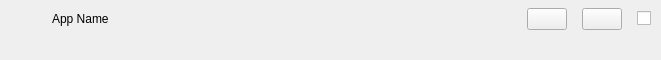
<?xml version="1.0" encoding="UTF-8"?>
<ui version="4.0">
 <class>StartupApp</class>
 <widget class="QWidget" name="StartupApp">
  <property name="geometry">
   <rect>
    <x>0</x>
    <y>0</y>
    <width>661</width>
    <height>60</height>
   </rect>
  </property>
  <property name="sizePolicy">
   <sizepolicy hsizetype="Expanding" vsizetype="Expanding">
    <horstretch>0</horstretch>
    <verstretch>0</verstretch>
   </sizepolicy>
  </property>
  <property name="minimumSize">
   <size>
    <width>0</width>
    <height>60</height>
   </size>
  </property>
  <property name="maximumSize">
   <size>
    <width>16777215</width>
    <height>16777215</height>
   </size>
  </property>
  <property name="windowTitle">
   <string notr="true"/>
  </property>
  <layout class="QVBoxLayout" name="verticalLayout">
   <property name="spacing">
    <number>0</number>
   </property>
   <property name="leftMargin">
    <number>0</number>
   </property>
   <property name="topMargin">
    <number>0</number>
   </property>
   <property name="rightMargin">
    <number>0</number>
   </property>
   <property name="bottomMargin">
    <number>0</number>
   </property>
   <item>
    <widget class="QWidget" name="widgetStartupApp" native="true">
     <property name="sizePolicy">
      <sizepolicy hsizetype="Expanding" vsizetype="Expanding">
       <horstretch>0</horstretch>
       <verstretch>0</verstretch>
      </sizepolicy>
     </property>
     <property name="cursor">
      <cursorShape>ArrowCursor</cursorShape>
     </property>
     <layout class="QVBoxLayout" name="outerLayout">
      <property name="spacing">
       <number>0</number>
      </property>
      <property name="leftMargin">
       <number>15</number>
      </property>
      <property name="topMargin">
       <number>8</number>
      </property>
      <property name="rightMargin">
       <number>10</number>
      </property>
      <property name="bottomMargin">
       <number>8</number>
      </property>
      <item>
       <layout class="QHBoxLayout" name="startupAppLayout">
        <property name="spacing">
         <number>15</number>
        </property>
        <item>
         <widget class="QLabel" name="lblStartupAppIcon">
          <property name="minimumSize">
           <size>
            <width>22</width>
            <height>22</height>
           </size>
          </property>
          <property name="maximumSize">
           <size>
            <width>44</width>
            <height>44</height>
           </size>
          </property>
          <property name="text">
           <string/>
          </property>
          <property name="scaledContents">
           <bool>true</bool>
          </property>
         </widget>
        </item>
        <item alignment="Qt::AlignLeft|Qt::AlignVCenter">
         <widget class="QLabel" name="lblStartupAppName">
          <property name="text">
           <string notr="true">App Name</string>
          </property>
         </widget>
        </item>
        <item>
         <spacer name="horizontalSpacer">
          <property name="orientation">
           <enum>Qt::Horizontal</enum>
          </property>
          <property name="sizeHint" stdset="0">
           <size>
            <width>0</width>
            <height>0</height>
           </size>
          </property>
         </spacer>
        </item>
        <item alignment="Qt::AlignRight|Qt::AlignVCenter">
         <widget class="QPushButton" name="btnEditStartupApp">
          <property name="cursor">
           <cursorShape>PointingHandCursor</cursorShape>
          </property>
          <property name="toolTip">
           <string>Edit App</string>
          </property>
          <property name="text">
           <string/>
          </property>
          <property name="iconSize">
           <size>
            <width>18</width>
            <height>20</height>
           </size>
          </property>
         </widget>
        </item>
        <item alignment="Qt::AlignRight|Qt::AlignVCenter">
         <widget class="QPushButton" name="btnDeleteStartupApp">
          <property name="cursor">
           <cursorShape>PointingHandCursor</cursorShape>
          </property>
          <property name="toolTip">
           <string>Delete App</string>
          </property>
          <property name="text">
           <string/>
          </property>
          <property name="iconSize">
           <size>
            <width>22</width>
            <height>22</height>
           </size>
          </property>
         </widget>
        </item>
        <item alignment="Qt::AlignRight|Qt::AlignVCenter">
         <widget class="QCheckBox" name="checkStartup">
          <property name="cursor">
           <cursorShape>PointingHandCursor</cursorShape>
          </property>
          <property name="styleSheet">
           <string notr="true"/>
          </property>
          <property name="iconSize">
           <size>
            <width>45</width>
            <height>23</height>
           </size>
          </property>
         </widget>
        </item>
       </layout>
      </item>
      <item>
       <widget class="QLabel" name="lblStartupAppPath">
        <property name="visible">
         <bool>false</bool>
        </property>
        <property name="text">
         <string/>
        </property>
        <property name="objectName">
         <string notr="true">lblStartupAppPath</string>
        </property>
       </widget>
      </item>
     </layout>
    </widget>
   </item>
  </layout>
 </widget>
 <resources/>
 <connections/>
</ui>
